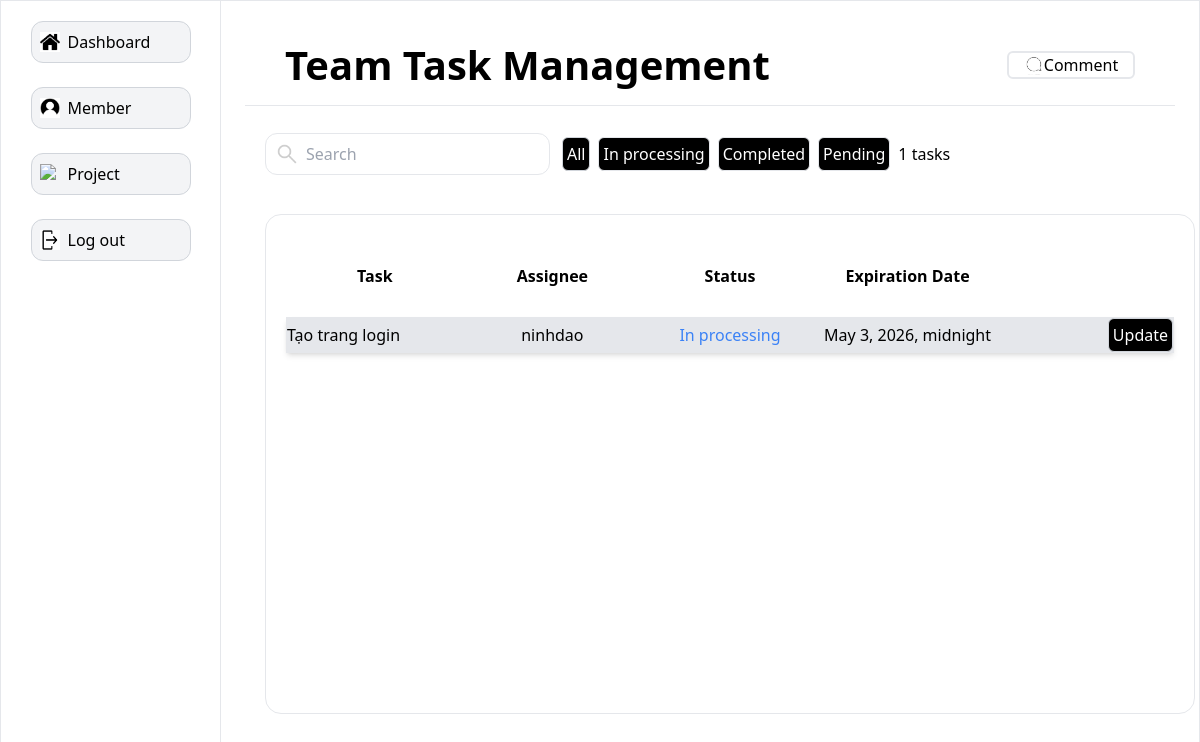
The page /task/1 on the database as committed earlier.
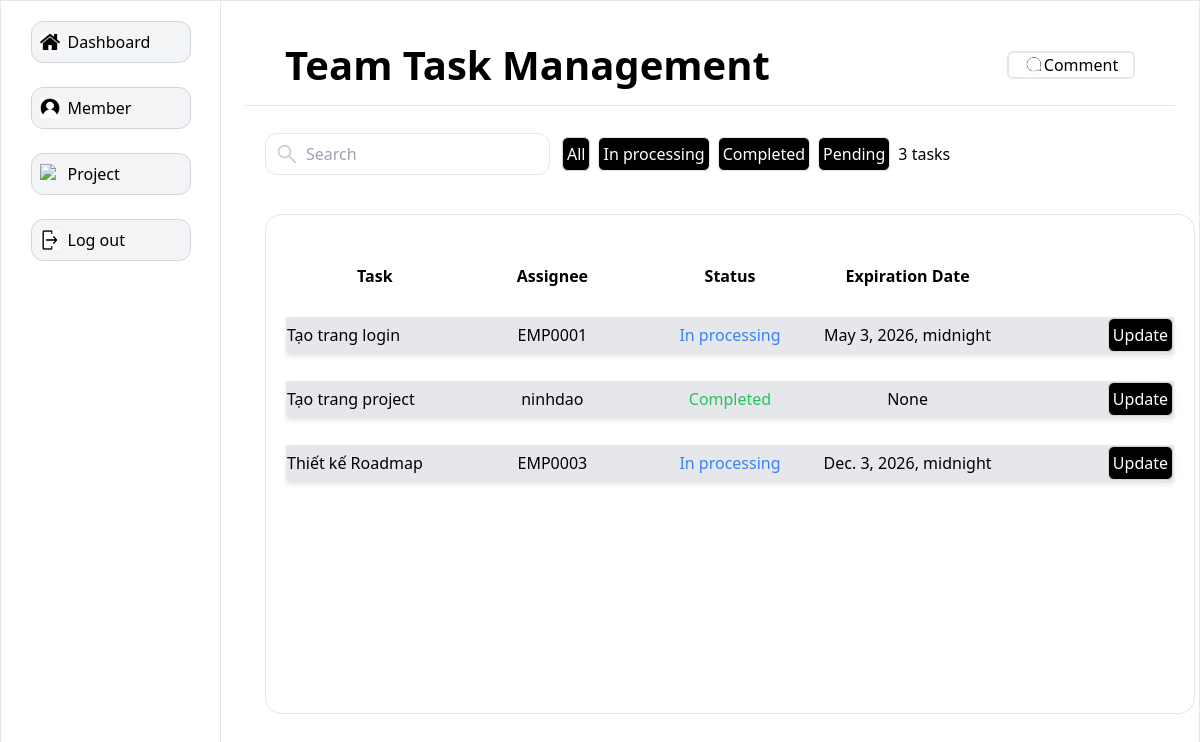
The same page on the database as committed later.
### main/models.py (models this page shows, shortened)
class Task(models.Model):
    status_choices = [
        ('In processing','In processing'),
        ('Completed', 'Completed'),
        ('Pending', 'Pending')
    ]
    task_id = models.AutoField(primary_key=True)
    task_name = models.CharField(max_length=100, blank=True, null=True)
    description = models.TextField(blank=True, null=True)
    status = models.CharField(max_length=50, blank=True, null=True, choices=status_choices)
    deadline = models.DateTimeField(blank=True, null=True)
    project_id = models.ForeignKey(
        Project,
        on_delete=models.CASCADE,
        related_name='tasks'
    )
    assign_to = models.ForeignKey(
        Users,
        on_delete=models.CASCADE,
        related_name='task_users',
        blank=True,
        null=True
    )

class Users(AbstractUser):
    gender_dict = {
        'Male': 'Male',
        'Female': 'Female'
    }
    role_dict = {
        'Manager': 'Manager',
        'Staff': 'Staff'
    }
    full_name = models.CharField(max_length=100, blank=True, null=True)
    role = models.CharField(max_length=20, blank=True, null=True, choices=role_dict)
    gender = models.CharField(max_length=50, blank=True, null=True, choices=gender_dict)
    date_of_birth = models.DateTimeField(blank=True, null=True)
    def __str__(self):
        return self.username

### main/views.py (the view)
# urls.py: path('task/<str:pk>', views.task, name='task'),
def task(request, pk):
    q = request.GET.get('q') if request.GET.get('q') != None else ""
    tasks = Task.objects.filter(
        (Q(status__icontains=q) |
        Q(task_name__icontains=q) | Q(assign_to__username__icontains=q))&
        Q(project_id = pk)
    )
    status_count = tasks.count()
    project = Project.objects.get(project_id = pk)
    statuses = [s[0] for s in Task.status_choices]
    context = {'tasks': tasks, 'project': project, 'statuses': statuses, 'status_count': status_count}
    return render(request, 'main/task.html', context=context)

### main/templates/main/task.html (shortened to what this page needs)
{% extends 'side_bar_member.html' %}
{% load static %}
{% block content %}
<div
  class="bg-white items-center flex p-10 justify-between border-b border-gray-200 h-[80px]"
>
  <div><h1 class="text-[40px] font-bold">{{ project.project_name }}</h1></div>
  <div class="flex flex-row gap-1">
    <div class="flex flex-row border-2 border-gray-200 items-center w-32 justify-center rounded-md transition delay-150 duration-300 ease-in-out hover:bg-black-700 hover:scale-105">
      <div><img src="{% static 'icons/comment.jpg' %}" alt="comment icon" class="w-5"></div>
      <div><a href="{% url 'comment' project.project_id %}"><span>Comment</span></a></div>
    </div>
  </div>
</div>
<div class="col-span-4 row-span-1 flex flex-row items-center rounded-xl mt-2 ml-3 mr-4 p-2 w-full h-20">
  <div class="relative">
    <div class="absolute inset-y-0 left-0 flex items-center pl-3 pointer-events-auto">
      <img src="{% static 'icons/search.png' %}" alt="search icon" class="h-5 w-5" />
    </div>
    <form action="{% url 'task' project.project_id %}" method="GET">
      <input
        name="q",
        type="text"
        class="pl-10 pr-3 py-2 border border-gray-200 rounded-xl w-full max-w-[400px]"
        placeholder="Search"
      />
    </form>
  </div>
  <div class="border border-gray-300 ml-3 p-1 rounded-md bg-black text-white mr-2">
     <div><a href="{% url 'task' project.project_id %}">All </a></div>
  </div>
  {% for status in statuses %}
  <div>
    <div class="border border-gray-200 rounded-md p-1 bg-black text-white mr-2" >
        <a href="{% url 'task' project.project_id %}?q={{status}}">{{status}}</a>
    </div>
  </div>
  {% endfor %}
  <div><h3>{{status_count}} tasks</h3></div>
</div>
  <div class="border border-gray-200 p-5 m-5 rounded-2xl w-full h-[calc(100vh-300px)] overflow-y-scroll">
      <table class="table-fixed w-full border-separate border-spacing-x-0 border-spacing-y-7">
          <thead>
              <tr>
                  <th>Task</th>
                  <th>Assignee</th>
                  <th>Status</th>
                  <th>Expiration Date</th>
              </tr>
          </thead>
          <tbody>
            {% for task in tasks %}
                <tr class="border border-gray-100 bg-gray-200 shadow-md transition delay-150 duration-300 ease-in-out hover:bg-gray-300 hover:scale-100">
                    <td><a href="{% url 'task_information' task.task_id %}">{{task.task_name}}</a></td>
                    <td class="text-center">{{ task.assign_to }}</td>
                    {% if task.status == 'Completed' %}
                    <td class="text-center text-green-500">{{ task.status }}</td>
                    {% elif task.status == 'In processing' %}
                    <td class="text-center text-blue-500">{{ task.status }}</td>
                    {% else %}
                    <td class="text-center text-red-500">{{ task.status }}</td>
                     {% endif %}
                    <td class="text-center">{{ task.deadline }}</td>
                    <td>
                        <div class="flex justify-end gap-2">
                            <div class="border border-gray-300 rounded-md bg-black text-white p-1"><a href="{% url 'update_task' task.task_id %}">Update</a></div>
                        </div>
                    </td>
                </tr>
            {% endfor %}
          </tbody>
      </table>
  </div>
{% endblock %}

Rows that differ between the two databases and show on the page:
changed Task "Tạo trang login": assign_to "ninhdao" → "EMP0001"
added Task: task_name "Tạo trang project", assign_to "ninhdao", status "Completed", deadline "None"
added Task: task_name "Thiết kế Roadmap", assign_to "EMP0003", status "In processing", deadline "Dec. 3, 2026, midnight"
Other text that changed with them:
{{ status_count }}: "1" → "3"
